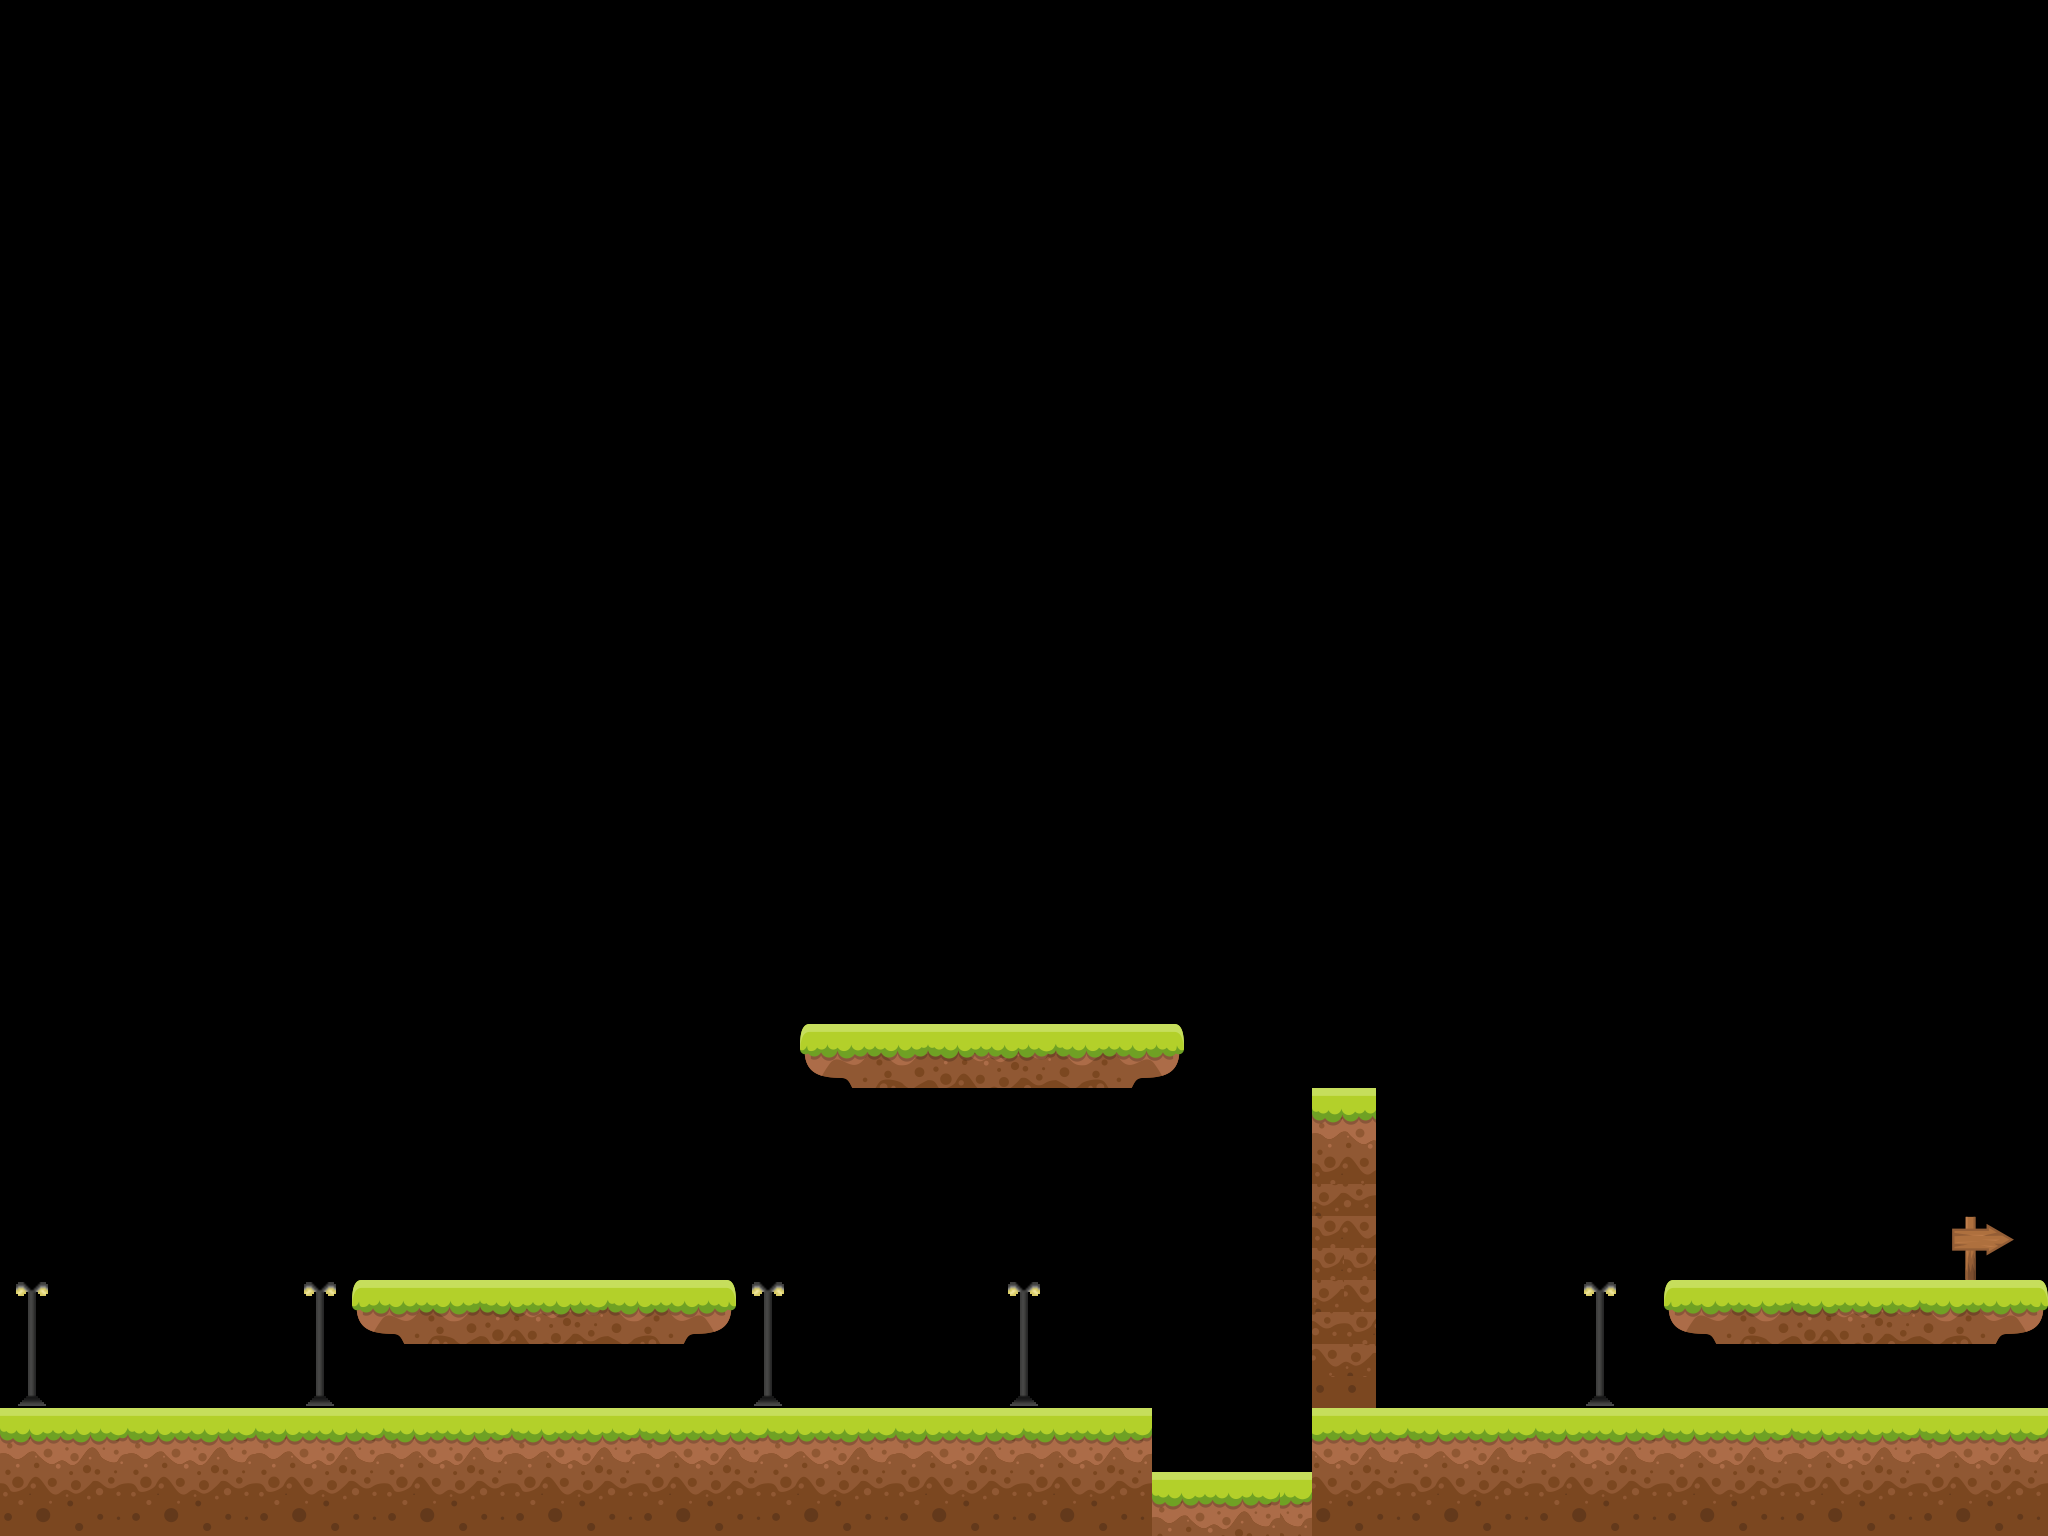

Below is a game level as drawn by its tile map, then a one-line description and the .tmx that defines it (tile-layer data replaced by summaries):
An orthogonal 64x48 tile map with 32x32 px tiles, 3 tile layers (null, Tile Layer 1, foreground), 10 tilesets and 25 objects (6x platform, 4x ground, exit).

<map version="1.0" orientation="orthogonal" renderorder="left-up" width="64" height="48" tilewidth="32" tileheight="32" nextobjectid="59">
 <tileset firstgid="1" name="terrain" tilewidth="32" tileheight="32" tilecount="16" columns="4">
  <image source="Tiles/2.png" width="128" height="128" />
 </tileset>
 <tileset firstgid="17" name="terrain2" tilewidth="32" tileheight="32" tilecount="8" columns="4">
  <image source="Tiles/13.png" width="128" height="93" />
 </tileset>
 <tileset firstgid="25" name="terrain3" tilewidth="32" tileheight="32" tilecount="8" columns="4">
  <image source="Tiles/14.png" width="128" height="93" />
 </tileset>
 <tileset firstgid="33" name="terrain4" tilewidth="32" tileheight="32" tilecount="8" columns="4">
  <image source="Tiles/15.png" width="128" height="93" />
 </tileset>
 <tileset firstgid="41" name="coins" tilewidth="64" tileheight="64" tilecount="64" columns="8">
  <image source="../sprites/coinsheet.png" width="512" height="512" />
 </tileset>
 <tileset firstgid="105" name="exit" tilewidth="62" tileheight="64" tilecount="1" columns="1">
  <image source="Object/Sign_2.png" width="62" height="64" />
 </tileset>
 <tileset firstgid="106" name="street-light" tilewidth="32" tileheight="32" tilecount="8" columns="2">
  <image source="Object/street-light.png" width="64" height="128" />
 </tileset>
 <tileset firstgid="114" name="water" tilewidth="32" tileheight="32" tilecount="12" columns="4">
  <image source="Tiles/17.png" width="128" height="99" />
 </tileset>
 <tileset firstgid="126" name="saw" tilewidth="96" tileheight="96" tilecount="1" columns="1">
  <image source="Object/saw.png" width="96" height="96" />
 </tileset>
 <tileset firstgid="127" name="big saw" tilewidth="128" tileheight="128" tilecount="1" columns="1">
  <image source="Object/big saw.png" width="128" height="128" />
 </tileset>
 <imagelayer name="Background Image" offsetx="0" offsety="-320">
  <image source="Sky/Sky 1 v2.jpg" width="6051" height="2371" />
 </imagelayer>
 <objectgroup name="saw">
  <object id="52" gid="127" x="1169" y="1536" width="128" height="128" />
 </objectgroup>
 <layer name="null" width="64" height="48">
  <data>[3072 cells, 0 non-empty, 0 distinct tile ids]</data>
 </layer>
 <layer name="Tile Layer 1" width="64" height="48">
  <data>[3072 cells, 369 non-empty, 49 distinct tile ids]</data>
 </layer>
 <objectgroup name="collision">
  <object id="5" name="ground" type="ground" x="0" y="1408" width="1152" height="128" />
  <object id="6" name="platform" type="platform" x="352" y="1280" width="384" height="64" />
  <object id="7" name="platform" type="platform" x="800" y="1024" width="384" height="64" />
  <object id="8" name="platform" type="platform" x="1664" y="1280" width="384" height="64" />
  <object id="27" name="ground" type="ground" x="1312" y="1088" width="64" height="322" />
  <object id="40" name="gound" type="ground" x="1312" y="1408" width="735" height="128" />
  <object id="55" name="platform" x="384" y="1312" width="320" height="32" />
  <object id="56" name="platform" x="832" y="1056" width="320" height="32" />
  <object id="57" name="platform" x="1696" y="1312" width="320" height="32" />
  <object id="58" name="ground" x="1152" y="1472" width="160" height="64" />
 </objectgroup>
 <objectgroup color="#000100" name="coins">
  <object id="11" gid="75" x="416" y="1280" width="64" height="64" />
  <object id="12" gid="75" x="608" y="1280" width="64" height="64" />
  <object id="14" gid="75" x="960" y="1024" width="64" height="64" />
  <object id="15" gid="75" x="1088" y="1024" width="64" height="64" />
  <object id="16" gid="75" x="1376" y="1280" width="64" height="64" />
  <object id="17" gid="75" x="1504" y="1280" width="64" height="64" />
  <object id="18" gid="75" x="1440" y="1408" width="64" height="64" />
  <object id="19" gid="75" x="1824" y="1408" width="64" height="64" />
  <object id="28" gid="73" x="1248" y="1376" width="64" height="64" />
  <object id="29" gid="73" x="1248" y="1280" width="64" height="64" />
  <object id="30" gid="73" x="1248" y="1184" width="64" height="64" />
  <object id="31" gid="73" x="1216" y="1056" width="64" height="64" />
  <object id="41" gid="75" x="832" y="1024" width="64" height="64" />
 </objectgroup>
 <objectgroup name="exit">
  <object id="26" name="exit" gid="105" x="1952" y="1280" width="62" height="64" />
 </objectgroup>
 <objectgroup name="life item" />
 <objectgroup name="key" />
 <layer name="foreground" width="64" height="48">
  <data>[3072 cells, 10 non-empty, 8 distinct tile ids]</data>
 </layer>
</map>
